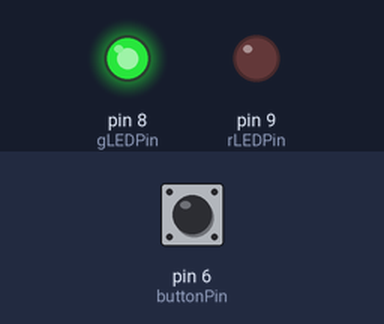
Simulated run of this sketch. Board: Arduino Mega 2560, built with avr-gcc and run on an emulated ATmega2560. Parts: output pins drawn as LEDs (lit = HIGH). Inputs (shaded band) come from the test bench; at power-on: pin 6 (buttonPin) HIGH.

Above: at 1.2 s.
1.3 s: pin 6 (buttonPin) pulled LOW for 0.15 s
At 1.37 s:
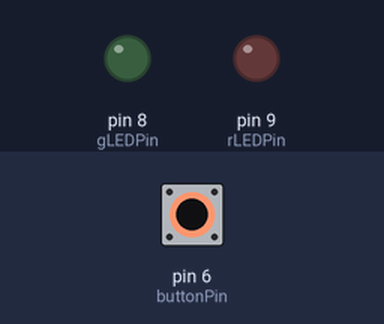
2.9 s: pin 6 (buttonPin) pulled LOW for 3.2 s
At 7.3 s:
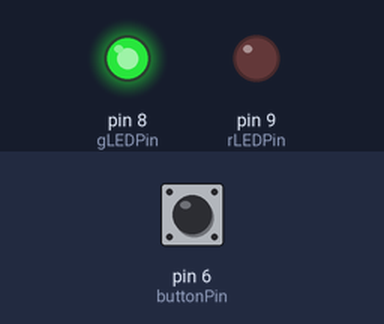
Timing chart, 0 to 8.8 s (numbered marks = the images above; inputs shaded):
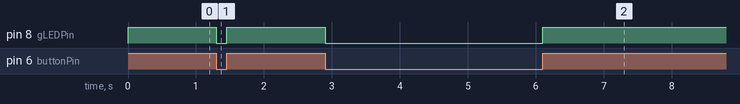

Measured:
- after the input at 1.3 s, pin 8 (gLEDPin): HIGH → LOW at once, → HIGH 0.15 s later
- after the input at 2.9 s, pin 8 (gLEDPin): HIGH → LOW at once, → HIGH 3.2 s later

The sketch:

Communication_Demo.ino
```cpp
#define gLEDPin 8
#define rLEDPin 9
#define buttonPin 6

void setup() {
  Serial3.begin(9600);
  Serial.begin(9600);
  pinMode(gLEDPin, OUTPUT); /*set send LED pin mode*/
  pinMode(rLEDPin, OUTPUT);   /*set receive LED pin mode*/
  pinMode(buttonPin, INPUT); /* set button pin mode*/
}

long lastXBeeRec=0; /*time of last received XBee byte*/

void loop() {
  if(Serial3.available() && !digitalRead(buttonPin)){ /*if XBee data is available and button is not pressed, start reading from serial buffer*/
    Serial.println((char)Serial3.read()); /*print received byte*/
    digitalWrite(rLEDPin, HIGH); /*turn on receive LED*/
    lastXBeeRec = millis(); /* update time of last received byte*/
  }
  else if(digitalRead(buttonPin)){ /*if button is pressed, start sending*/
    digitalWrite(gLEDPin, HIGH); /*turn on send LED*/
    Serial3.print('M'); /*send a byte*/
  }
 if(!digitalRead(buttonPin)) digitalWrite(gLEDPin,LOW); /*if the button is not pressed, turn off the send LED*/
 if(!Serial3.available()&&millis()-lastXBeeRec>50) digitalWrite(rLEDPin, LOW); /*ensure LED is on for at least 50ms to ensure it visibly turns on and to give time for the next byte*/
}
```
